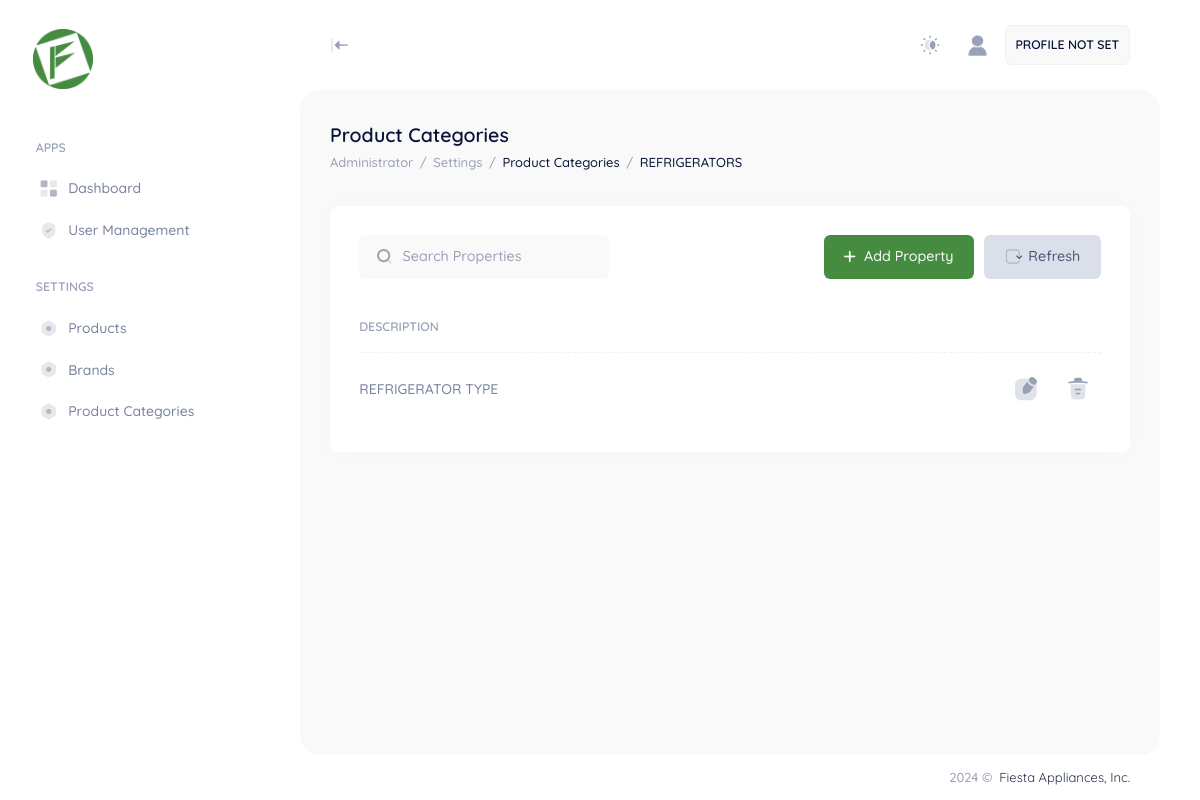
Screenshot of /user/administrator/product-properties.php?cid=25 (signed in) with the database file from the repository.
### tables this page shows
CREATE TABLE IF NOT EXISTS `msc_categories` (
  `PK_mscCategories` int NOT NULL AUTO_INCREMENT,
  `description` varchar(255) DEFAULT NULL,
  PRIMARY KEY (`PK_mscCategories`),
  UNIQUE KEY `description` (`description`)
);

CREATE TABLE IF NOT EXISTS `msc_properties` (
  `PK_mscProperties` int NOT NULL AUTO_INCREMENT,
  `FK_mscCategories` int DEFAULT NULL,
  `description` varchar(255) DEFAULT NULL,
  PRIMARY KEY (`PK_mscProperties`)
);

### user/administrator/product-properties.php (the view, shortened to what this page needs)
<?php
include '../../app/sessions/AdministratorSession.php';
try {
    $conn = new PDO("mysql:host=$fa_dbserver;dbname=$fa_dbname", $fa_dbuser, $fa_dbpassword);
    $conn->setAttribute(PDO::ATTR_ERRMODE, PDO::ERRMODE_EXCEPTION);
    $cid = $_GET['cid'];
    $categories = $conn->prepare("SELECT * FROM msc_categories WHERE PK_mscCategories = '$cid'");
    $categories->execute();
    $rcategories = $categories->fetch(PDO::FETCH_ASSOC);
    $properties = $conn->prepare("SELECT * FROM msc_properties WHERE FK_mscCategories = '$cid'");
    $properties->execute();
    $cproperties = $properties->rowCount();
} catch (PDOException $e) {
    echo "Error: " . $e->getMessage();
}
?>
<!DOCTYPE html>
<html lang="en">
<head>
    <link href="../../assets/plugins/custom/leaflet/leaflet.bundle.css" rel="stylesheet" type="text/css" />
    <link href="../../assets/plugins/custom/datatables/datatables.bundle.css" rel="stylesheet" type="text/css" />
    <link href="../../assets/plugins/global/plugins.bundle.css" rel="stylesheet" type="text/css" />
    <link href="../../assets/css/style.bundle.css" rel="stylesheet" type="text/css" />
    <link href="../../assets/css/custom.bundle.css" rel="stylesheet" type="text/css" />
</head>
<body id="kt_body" class="header-fixed header-tablet-and-mobile-fixed toolbar-enabled aside-fixed aside-default-enabled user-select-none">
    <div class="d-flex flex-column flex-root">
        <div class="page d-flex flex-row flex-column-fluid">
            <div id="kt_aside" class="aside aside-default aside-hoverable " data-kt-drawer="true" data-kt-drawer-name="aside" data-kt-drawer-activate="{default: true, lg: false}" data-kt-drawer-overlay="true" data-kt-drawer-width="{default:'200px', '300px': '250px'}" data-kt-drawer-direction="start" data-kt-drawer-toggle="#kt_aside_toggle">
                <div class="aside-logo flex-column-auto px-10 pt-9 pb-5" id="kt_aside_logo">
                    <a href="/">
                        <img alt="Logo" src="../../assets/media/logos/FIESTAAPPL_LOGO.png" width="60px" class="max-h-50px logo-default theme-light-show" />
                    </a>
                </div>
                <div class="aside-menu flex-column-fluid ps-3 pe-1">
                    <?php include './sidebar.php' ?>
                </div>
            </div>
            <div class="wrapper d-flex flex-column flex-row-fluid" id="kt_wrapper">
                <div id="kt_header" class="header " data-kt-sticky="true" data-kt-sticky-name="header" data-kt-sticky-offset="{default: '200px', lg: '300px'}">
                    <div class=" container-fluid  d-flex align-items-stretch justify-content-between">
                        <div class="d-flex align-items-center flex-grow-1 flex-lg-grow-0">
                            <div class="btn btn-icon w-auto ps-0 btn-active-color-primary d-none d-lg-inline-flex me-2 me-lg-5 " data-kt-toggle="true" data-kt-toggle-state="active" data-kt-toggle-target="body" data-kt-toggle-name="aside-minimize">
                                <i class="ki-duotone ki-black-left-line fs-1 rotate-180"><span class="path1"></span><span class="path2"></span></i>
                            </div>
                        </div>
                        <div class="d-flex align-items-stretch justify-content-end flex-lg-grow-1">
                            <div class="d-flex align-items-stretch flex-shrink-0">
                                <div class="d-flex align-items-center ms-1 ms-lg-2">
                                    <a href="#" class="btn btn-icon btn-active-light-primary w-30px h-30px w-md-40px h-md-40px" data-kt-menu-trigger="{default:'click', lg: 'hover'}" data-kt-menu-attach="parent" data-kt-menu-placement="bottom-end">
                                        <i class="ki-duotone ki-night-day theme-light-show fs-1"><span class="path1"></span></i> </a>
                                </div>
                                <div class="d-flex align-items-center ms-2 ms-lg-3" id="kt_header_user_menu_toggle">
                                    <div class="cursor-pointer symbol symbol-35px symbol-lg-35px" data-kt-menu-trigger="{default: 'click', lg: 'hover'}" data-kt-menu-attach="parent" data-kt-menu-placement="bottom-end">
                                        <img alt="Pic" src="../../assets/media/avatars/user-avatar.png" />
                                    </div>
                                </div>
                                <div class="d-flex align-items-center ms-2 ms-lg-3 user_profile">
                                    <div class="border rounded p-3 bg-light fw-bolder">
                                        <div class="d-flex flex-column">
                                            <div class="fw-bold d-flex align-items-center fs-7">
                                                <?php
                                                if ($fullname != "") {
                                                    echo $fullname;
                                                } else {
                                                    echo "PROFILE NOT SET";
                                                }
                                                ?>
                                            </div>
                                        </div>
                                    </div>
                                </div>
                            </div>
                        </div>
                    </div>
                </div>
                <div class="content fs-6 d-flex flex-column flex-column-fluid" id="kt_content">
                    <div class="toolbar" id="kt_toolbar">
                        <div class=" container-fluid  d-flex flex-stack flex-wrap flex-sm-nowrap">
                            <div class="d-flex flex-column align-items-start justify-content-center flex-wrap me-2">
                                <h1 class="text-dark fw-bold my-1 fs-2">
                                    Product Categories <small class="text-muted fs-6 fw-normal ms-1"></small>
                                </h1>
                                <ul class="breadcrumb fw-semibold fs-base my-1">
                                    <li class="breadcrumb-item text-muted">
                                        Administrator
                                    </li>
                                    <li class="breadcrumb-item text-muted">
                                        Settings
                                    </li>
                                    <li class="breadcrumb-item text-muted">
                                        <a href="product-categories.php" class="text-dark text-hover-primary">
                                            Product Categories
                                        </a>
                                    </li>
                                    <li class="breadcrumb-item text-dark">
                                        <?php echo $rcategories["description"]; ?>
                                    </li>
                                </ul>
                            </div>
                        </div>
                    </div>
                    <div class="post fs-6 d-flex flex-column-fluid" id="kt_post">
                        <div class="container-fluid">
                            <div class="row g-5">
                                <div class="col-xxl-12">
                                    <div class="card">
                                        <div class="card-header border-0 pt-6">
                                            <div class="card-title">
                                                <div class="d-flex align-items-center position-relative my-1">
                                                    <i class="ki-duotone ki-magnifier fs-3 position-absolute ms-5"><span class="path1"></span><span class="path2"></span></i> <input type="text" data-kt-properties-table-filter="search" class="form-control form-control-solid w-250px ps-13" placeholder="Search Properties" />
                                                </div>
                                            </div>
                                            <div class="card-toolbar">
                                                <div class="d-flex justify-content-end gap-3 flex-wrap">
                                                    <button type="button" class="btn btn-primary d-flex align-items-center ps-5" data-bs-toggle="modal" data-bs-target="#addPropertyModal">
                                                        <i class="ki-duotone ki-plus fs-2"></i>
                                                        <span>Add Property</span>
                                                    </button>
                                                    <a href="" class="btn btn-secondary d-flex align-items-center">
                                                        <i class="ki-duotone ki-arrow-circle-right fs-2">
                                                            <span class="path1"></span>
                                                        </i>
                                                        <span>Refresh</span>
                                                    </a>
                                                </div>
                                            </div>
                                        </div>
                                        <div class="card-body py-4">
                                            <table class="table align-middle table-row-dashed fs-6 gy-5" id="tb_productProperties">
                                                <thead>
                                                    <tr class="text-start text-muted fw-bold fs-7 text-uppercase gs-0">
                                                        <th>Description</th>
                                                        <th></th>
                                                    </tr>
                                                </thead>
                                                <tbody class="text-gray-600 fw-semibold">
                                                    <?php if ($cproperties > 0) { ?>
                                                        <?php while ($rproperties = $properties->fetch(PDO::FETCH_ASSOC)) { ?>
                                                            <tr>
                                                                <td><?php echo $rproperties["description"]; ?></td>
                                                                <td class="text-end datainput">
                                                                    <div class="d-flex justify-content-end gap-2">
                                                                        <div class="tableaction-hover rounded pt-2 pb-1 ps-3 pe-3" data-ii-val="<?php echo $rproperties["PK_mscProperties"]; ?>" data-ii-input-editproperty-action="edit">
                                                                            <i class="ki-duotone ki-notepad-edit fs-2x">
                                                                                <span class="path1"></span>
                                                                            </i>
                                                                        </div>
                                                                        <div class="tableaction-hover rounded pt-2 pb-1 ps-3 pe-3" data-ii-val="<?php echo $rproperties["PK_mscProperties"]; ?>" data-ii-input-deleteproperty-action="delete" data-passaccess="deleteproperty">
                                                                            <i class="ki-duotone ki-trash fs-2x">
                                                                                <span class="path1"></span>
                                                                            </i>
                                                                        </div>
                                                                    </div>
                                                                </td>
                                                            </tr>
                                                        <?php } ?>
                                                    <?php } ?>
                                                </tbody>
                                            </table>
                                        </div>
                                    </div>
                                </div>
                            </div>
                        </div>
                    </div>
                </div>
                <div class="footer py-4 d-flex flex-lg-column user-select-none" id="kt_footer">
                    <div class="container-fluid d-flex flex-column justify-content-end flex-md-row flex-stack">
                        <div class="text-dark order-2 order-md-1">
                            <span class="text-muted fw-semibold me-1">
                                 &copy;
                            </span>
                            <span class="text-gray-800 text-hover-primary">Fiesta Appliances, Inc.</span>
                        </div>
                    </div>
                </div>
            </div>
        </div>
    </div>
</body>
</html>

### assets/css/custom.bundle.css (style rules this page uses)
body { font-family: "Quicksand", sans-serif; font-optical-sizing: auto; }

### rows the page displays
msc_categories: description "REFRIGERATORS"
msc_properties: description "REFRIGERATOR TYPE"
